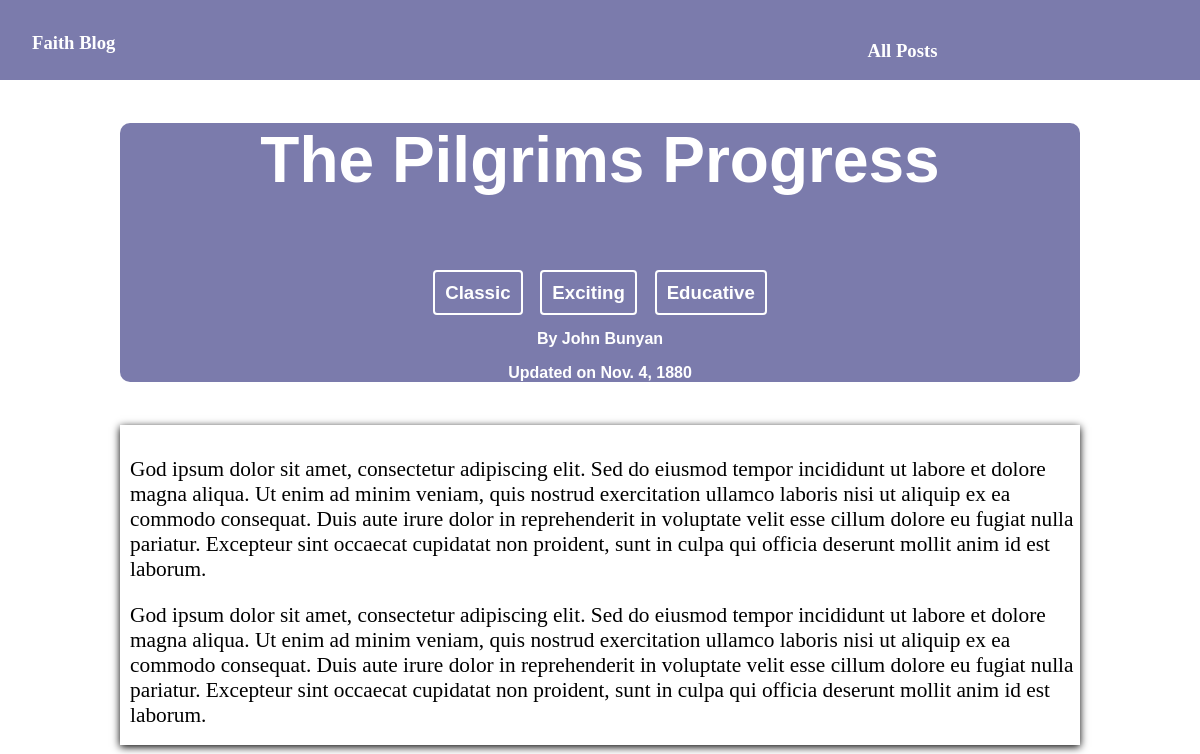
Page /the-pilgrims-progress on the committed database.
### blog/models.py (models this page shows, shortened)
class Post(models.Model):
    title = models.CharField(max_length=80)
    excerpt = models.CharField(max_length=250)
    image_name= models.CharField(max_length=80)
    date = models.DateField(max_length=50)
    slug = models.SlugField(default="", blank=True, null=False, db_index=True)
    content = models.CharField(max_length=500)
    author = models.ForeignKey(Author, on_delete=models.CASCADE, null=True)

class Tag(models.Model):
    caption = models.CharField(max_length=20)
    post = models.ManyToManyField(Post)

class Author(models.Model):
    first_name = models.CharField(max_length=50)
    last_name = models.CharField(max_length=50)
    email_address = models.EmailField()
    def __str__(self):
        return f"{self.first_name} {self.last_name}"

### blog/views.py (the view)
# urls.py: path('<slug:slug>', views.myposts, name="myposts"),
def myposts(request, slug):
    tags = Tag.objects.all()
    try:
        post = get_object_or_404(Post, slug=slug)
        return render(request, "blog/my_posts.html", {
            "title": post.title,
            "author": post.author,
            "date": post.date,
            "content": post.content,
            "tags": tags
        })
    except:
        response_data = render_to_string("404.html")
        raise Http404(response_data)

### blog/templates/blog/my_posts.html
{% extends 'base.html' %}
{% load static %}
{% block css_files %}
    <link rel="stylesheet" href="{% static 'blog/my_posts.css' %}">
{% endblock %}
{% block content %}
    {% include "blog/includes/header.html"%}
    <div class="post_title">
        <h1>{{ title }}<h1>
        <div>
        {% for tag in tags %}
            <span class="tag">{{ tag.caption }}</span>
        {% endfor %}
        </div>
        <p class="span_author">By <a href="mailto:{{ author.email_address }}">{{author}}</a></p>
        <p class="span_date">Updated on {{date}}</p>
    </div>
    <div class="post_text">
        <p>{{ content }}</p>
        <p>{{ content }}</p>
    </div>
{% endblock %}

### static/styles.css (style rules this page uses)
body { height: 100vh; width: 100vw; margin: 0; padding: 0; }

### blog/static/blog/my_posts.css (style rules this page uses)
.post_title { font-family: "Gill Sans", "Gill Sans MT", Calibri, "Trebuchet MS", sans-serif; font-size: 24pt; font-weight: bold; text-align: center; background-color: rgb(123, 123, 172);; color: white; width: 80%; height: 30%; position: relative; top: 10vh; border-radius: 10px; margin: auto; }
.post_title h1 { position: relative; top: 8%; }
.span_author, .span_date { font-weight: bold; font-size: 12pt; position: relative; top: 9%; }
.span_author a { text-decoration: none; color: #fff; }
.post_text { font-family: "dancing script", cursive; font-size: 16pt; justify-content: center; align-items: center; width: 80vw; height: 40vh; box-shadow: 0 2px 8px rgba(0, 0, 0.26); margin: auto; position: relative; top: 10vh; }
.post_text p { position: relative; top: 10%; padding-left: 10px; }
.tag { border: 2px solid #fff; font-size: 14pt; padding: 10px; border-radius: 4px; }

### rows in the picture
Post: title "The Pilgrims Progress", date "Nov. 4, 1880", content "God ipsum dolor sit amet, consectetur adipiscing elit. Sed do eiusmod tempor incididunt ut labore et dolore magna aliqua. Ut enim ad minim veniam, quis nostrud exercitation ullamco laboris nisi ut aliquip ex ea commodo consequat. Duis aute irure dolor in reprehenderit in voluptate velit esse cillum dolore eu fugiat nulla pariatur. Excepteur sint occaecat cupidatat non proident, sunt in culpa qui officia deserunt mollit anim id est laborum."
Tag: caption "Classic"
Tag: caption "Exciting"
Tag: caption "Educative"
Author: first_name+last_name "John Bunyan"
